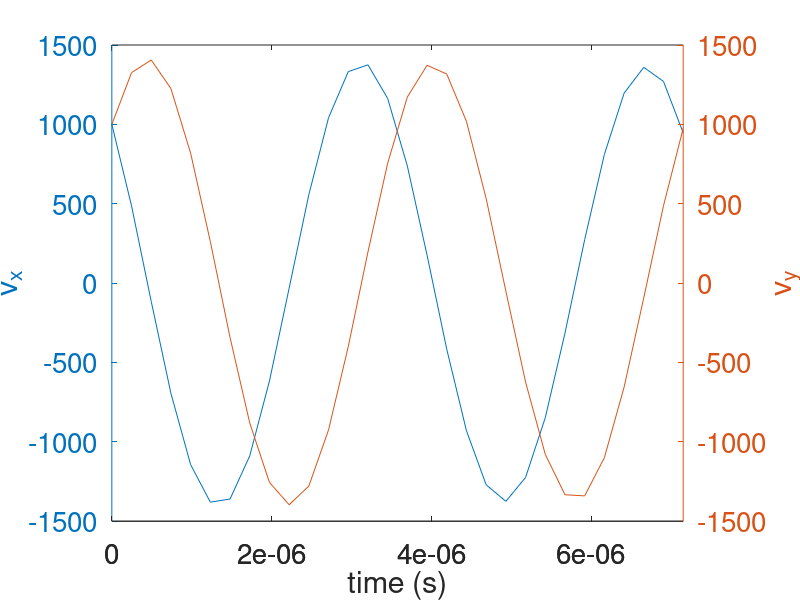
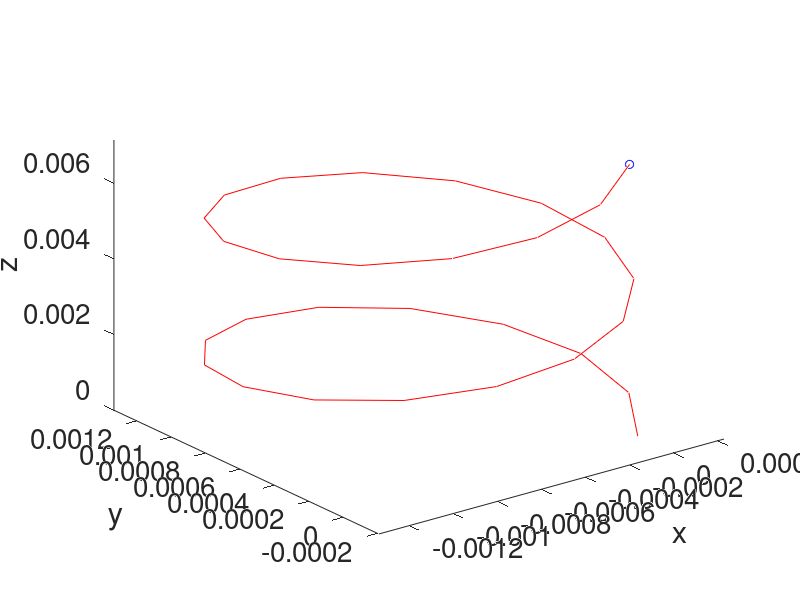

These charts were generated, in order, by the following MATLAB code:
%% RK2 and systems of equations, oscillating charge example
% charged particle moving in the x-y direction in a magnetic field which
% has only a z-component...
%
% m dv/dt = q v x B 
% (ma = F)
%
% v = (vx,vy); B=(0,0,B);
%
% Resulting in the following system of equations:
%    m dvx/dt = q vy B
%    m dvy/dt = -q vx B

q=-1.6e-19;
m=9.1e-31;
B=10000e-9;
omega=q*B/m;    %frequency of oscillation (can be shown via solution by hand gives a SHO)
tmin=0;
tmax=2*2*pi/abs(omega);    % follow particle for two oscillation periods
t=linspace(tmin,tmax,30);
dt=t(2)-t(1);
lt=numel(t);

% vx=zeros(1,lt);
% vy=zeros(1,lt);
% vx(1)=1e3;     % vx initial conditions
% vy(1)=1e3;     % vy initial conditions
% % Loop for applying RK2 to a system of two equations
% for n=2:lt
%     %step x and y components together, this is the half update
%     vxhalf=vx(n-1)+dt/2*(omega*vy(n-1));
%     vyhalf=vy(n-1)-dt/2*(omega*vx(n-1));
%     
%     %now the full update
%     vx(n)=vx(n-1)+dt*(omega*vyhalf);
%     vy(n)=vy(n-1)-dt*(omega*vxhalf);    
% end %for


vx=zeros(1,lt);
vy=zeros(1,lt);
vx(1)=1e3;     % vx initial conditions
vy(1)=1e3;     % vy initial conditions
% Loop for applying RK3 to a system of two equations
for n=2:lt
    k1x=dt*(omega*vy(n-1));    %k1 for the x differential equation
    k1y=-dt*(omega*vx(n-1));    %k1 for the y differential equation
    
    k2x=dt*omega*(vy(n-1)+k1y/2);
    k2y=-dt*omega*(vx(n-1)+k1x/2);
    
    k3x=dt*omega*(vy(n-1)-k1y+2*k2y);
    k3y=-dt*omega*(vx(n-1)-k1x+2*k2x);
    
    vx(n)=vx(n-1)+1/6*(k1x+4*k2x+k3x);
    vy(n)=vy(n-1)+1/6*(k1y+4*k2y+k3y);
end %for


%Integrate velocity to get position as a fn. of time, this assumes that the
%particle is initially at x,y = (0,0)
x=cumtrapz(t,vx);    %Matlab built-in for accumulating an integral value
y=cumtrapz(t,vy);
vz=1e3;
z=vz*t;


% Plot velocity solutions
figure(1);
ax=plotyy(t,vx,t,vy);
set(ax(1),'FontSize',20);
set(ax(2),'FontSize',20);
xlabel('time (s)');
ylabel(ax(1),'v_x');
ylabel(ax(2),'v_y');

% Comet plot demo
figure(2);
comet3(x,y,z)
set(gca,'FontSize',20);
xlabel('x');
ylabel('y');
zlabel('z');
